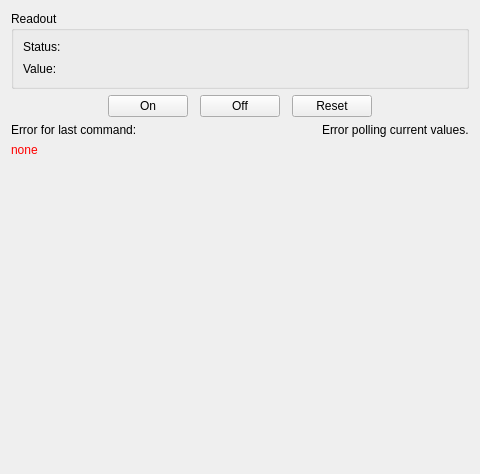
<?xml version="1.0" encoding="UTF-8"?>
<ui version="4.0">
 <class>Form</class>
 <widget class="QWidget" name="Form">
  <property name="geometry">
   <rect>
    <x>0</x>
    <y>0</y>
    <width>480</width>
    <height>474</height>
   </rect>
  </property>
  <property name="windowTitle">
   <string>Form</string>
  </property>
  <layout class="QVBoxLayout" name="verticalLayout_2">
   <item>
    <widget class="QGroupBox" name="groupBox">
     <property name="styleSheet">
      <string notr="true"/>
     </property>
     <property name="title">
      <string>Readout</string>
     </property>
     <layout class="QGridLayout" name="gridLayout_3">
      <item row="0" column="0" colspan="2">
       <layout class="QGridLayout" name="gridLayout">
        <item row="1" column="0">
         <widget class="QLabel" name="label_5">
          <property name="text">
           <string>Value:</string>
          </property>
         </widget>
        </item>
        <item row="0" column="0">
         <widget class="QLabel" name="label_8">
          <property name="text">
           <string>Status:</string>
          </property>
         </widget>
        </item>
        <item row="1" column="1">
         <widget class="QLabel" name="valueLbl">
          <property name="font">
           <font>
            <family>Monospace</family>
            <pointsize>11</pointsize>
            <weight>75</weight>
            <bold>true</bold>
           </font>
          </property>
          <property name="styleSheet">
           <string notr="true">padding-left:5px; padding-right:5px;</string>
          </property>
          <property name="text">
           <string/>
          </property>
         </widget>
        </item>
        <item row="1" column="2">
         <widget class="QLabel" name="unitLbl">
          <property name="text">
           <string/>
          </property>
         </widget>
        </item>
        <item row="1" column="3">
         <spacer name="horizontalSpacer_3">
          <property name="orientation">
           <enum>Qt::Horizontal</enum>
          </property>
          <property name="sizeHint" stdset="0">
           <size>
            <width>0</width>
            <height>0</height>
           </size>
          </property>
         </spacer>
        </item>
        <item row="0" column="1" colspan="3">
         <widget class="SqueezedLabel" name="statusLbl">
          <property name="font">
           <font>
            <weight>75</weight>
            <bold>true</bold>
           </font>
          </property>
          <property name="autoFillBackground">
           <bool>false</bool>
          </property>
          <property name="styleSheet">
           <string notr="true">padding-left:5px; padding-right:5px;</string>
          </property>
          <property name="text">
           <string/>
          </property>
          <property name="margin">
           <number>0</number>
          </property>
         </widget>
        </item>
       </layout>
      </item>
     </layout>
    </widget>
   </item>
   <item>
    <layout class="QHBoxLayout" name="horizontalLayout_2">
     <property name="spacing">
      <number>12</number>
     </property>
     <item>
      <spacer name="horizontalSpacer_5">
       <property name="orientation">
        <enum>Qt::Horizontal</enum>
       </property>
       <property name="sizeHint" stdset="0">
        <size>
         <width>0</width>
         <height>0</height>
        </size>
       </property>
      </spacer>
     </item>
     <item>
      <widget class="QPushButton" name="onBtn">
       <property name="text">
        <string>On</string>
       </property>
       <property name="icon">
        <iconset resource="../../res/quango.qrc">
         <normaloff>:/ampel-g-small.png</normaloff>:/ampel-g-small.png</iconset>
       </property>
      </widget>
     </item>
     <item>
      <widget class="QPushButton" name="offBtn">
       <property name="text">
        <string>Off</string>
       </property>
       <property name="icon">
        <iconset resource="../../res/quango.qrc">
         <normaloff>:/ampel-r-small.png</normaloff>:/ampel-r-small.png</iconset>
       </property>
      </widget>
     </item>
     <item>
      <widget class="QPushButton" name="resetBtn">
       <property name="text">
        <string>Reset</string>
       </property>
       <property name="icon">
        <iconset resource="../../res/quango.qrc">
         <normaloff>:/arrow-circle-225-left.png</normaloff>:/arrow-circle-225-left.png</iconset>
       </property>
      </widget>
     </item>
     <item>
      <spacer name="horizontalSpacer_4">
       <property name="orientation">
        <enum>Qt::Horizontal</enum>
       </property>
       <property name="sizeHint" stdset="0">
        <size>
         <width>0</width>
         <height>0</height>
        </size>
       </property>
      </spacer>
     </item>
    </layout>
   </item>
   <item>
    <layout class="QHBoxLayout" name="horizontalLayout_4">
     <item>
      <layout class="QVBoxLayout" name="verticalLayout_3">
       <item>
        <widget class="QLabel" name="label_4">
         <property name="text">
          <string>Error for last command:</string>
         </property>
        </widget>
       </item>
       <item>
        <widget class="QLabel" name="errorLbl">
         <property name="sizePolicy">
          <sizepolicy hsizetype="Expanding" vsizetype="Expanding">
           <horstretch>0</horstretch>
           <verstretch>0</verstretch>
          </sizepolicy>
         </property>
         <property name="palette">
          <palette>
           <active>
            <colorrole role="WindowText">
             <brush brushstyle="SolidPattern">
              <color alpha="255">
               <red>255</red>
               <green>0</green>
               <blue>0</blue>
              </color>
             </brush>
            </colorrole>
           </active>
           <inactive>
            <colorrole role="WindowText">
             <brush brushstyle="SolidPattern">
              <color alpha="255">
               <red>255</red>
               <green>0</green>
               <blue>0</blue>
              </color>
             </brush>
            </colorrole>
           </inactive>
           <disabled>
            <colorrole role="WindowText">
             <brush brushstyle="SolidPattern">
              <color alpha="255">
               <red>49</red>
               <green>54</green>
               <blue>59</blue>
              </color>
             </brush>
            </colorrole>
           </disabled>
          </palette>
         </property>
         <property name="text">
          <string>none</string>
         </property>
         <property name="alignment">
          <set>Qt::AlignLeading|Qt::AlignLeft|Qt::AlignTop</set>
         </property>
        </widget>
       </item>
      </layout>
     </item>
     <item>
      <layout class="QVBoxLayout" name="verticalLayout">
       <item>
        <widget class="QWidget" name="pollErr" native="true">
         <layout class="QHBoxLayout" name="horizontalLayout_6">
          <property name="margin">
           <number>0</number>
          </property>
          <item>
           <widget class="QLabel" name="label_7">
            <property name="sizePolicy">
             <sizepolicy hsizetype="Fixed" vsizetype="Preferred">
              <horstretch>0</horstretch>
              <verstretch>0</verstretch>
             </sizepolicy>
            </property>
            <property name="text">
             <string/>
            </property>
            <property name="pixmap">
             <pixmap resource="../../res/quango.qrc">:/exclamation-frame.png</pixmap>
            </property>
            <property name="alignment">
             <set>Qt::AlignLeading|Qt::AlignLeft|Qt::AlignTop</set>
            </property>
           </widget>
          </item>
          <item>
           <widget class="QLabel" name="label_9">
            <property name="sizePolicy">
             <sizepolicy hsizetype="Fixed" vsizetype="Preferred">
              <horstretch>0</horstretch>
              <verstretch>0</verstretch>
             </sizepolicy>
            </property>
            <property name="text">
             <string>Error polling current values.</string>
            </property>
            <property name="alignment">
             <set>Qt::AlignLeading|Qt::AlignLeft|Qt::AlignTop</set>
            </property>
           </widget>
          </item>
         </layout>
        </widget>
       </item>
       <item>
        <spacer name="verticalSpacer">
         <property name="orientation">
          <enum>Qt::Vertical</enum>
         </property>
         <property name="sizeHint" stdset="0">
          <size>
           <width>0</width>
           <height>0</height>
          </size>
         </property>
        </spacer>
       </item>
      </layout>
     </item>
    </layout>
   </item>
  </layout>
 </widget>
 <customwidgets>
  <customwidget>
   <class>SqueezedLabel</class>
   <extends>QLabel</extends>
   <header>quango.mlzgui</header>
  </customwidget>
 </customwidgets>
 <tabstops>
  <tabstop>onBtn</tabstop>
  <tabstop>offBtn</tabstop>
  <tabstop>resetBtn</tabstop>
 </tabstops>
 <resources>
  <include location="../../res/quango.qrc"/>
  <include location="../../res/quango.qrc"/>
 </resources>
 <connections/>
</ui>
